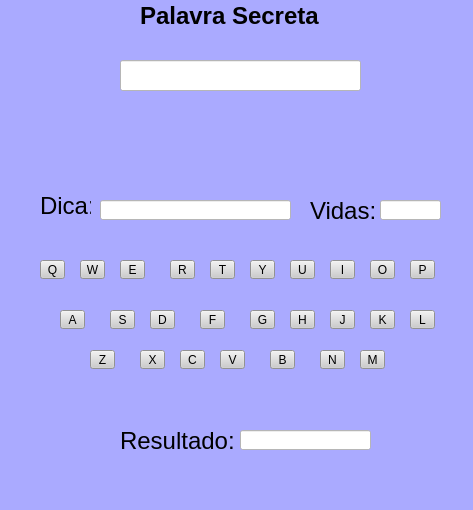
<?xml version="1.0" encoding="UTF-8"?>
<ui version="4.0">
 <class>MainWindow</class>
 <widget class="QMainWindow" name="MainWindow">
  <property name="geometry">
   <rect>
    <x>0</x>
    <y>0</y>
    <width>473</width>
    <height>510</height>
   </rect>
  </property>
  <property name="windowTitle">
   <string>MainWindow</string>
  </property>
  <property name="styleSheet">
   <string notr="true">background-color: rgb(170, 170, 255);</string>
  </property>
  <widget class="QWidget" name="centralwidget">
   <widget class="QToolButton" name="toolButtonQ">
    <property name="geometry">
     <rect>
      <x>40</x>
      <y>260</y>
      <width>25</width>
      <height>19</height>
     </rect>
    </property>
    <property name="styleSheet">
     <string notr="true">background-color: rgb(204, 204, 204);</string>
    </property>
    <property name="text">
     <string>Q</string>
    </property>
   </widget>
   <widget class="QToolButton" name="toolButtonW">
    <property name="geometry">
     <rect>
      <x>80</x>
      <y>260</y>
      <width>25</width>
      <height>19</height>
     </rect>
    </property>
    <property name="styleSheet">
     <string notr="true">background-color: rgb(204, 204, 204);</string>
    </property>
    <property name="text">
     <string>W</string>
    </property>
   </widget>
   <widget class="QToolButton" name="toolButtonE">
    <property name="geometry">
     <rect>
      <x>120</x>
      <y>260</y>
      <width>25</width>
      <height>19</height>
     </rect>
    </property>
    <property name="styleSheet">
     <string notr="true">background-color: rgb(204, 204, 204);</string>
    </property>
    <property name="text">
     <string>E</string>
    </property>
   </widget>
   <widget class="QToolButton" name="toolButtonR">
    <property name="geometry">
     <rect>
      <x>170</x>
      <y>260</y>
      <width>25</width>
      <height>19</height>
     </rect>
    </property>
    <property name="styleSheet">
     <string notr="true">background-color: rgb(204, 204, 204);</string>
    </property>
    <property name="text">
     <string>R</string>
    </property>
   </widget>
   <widget class="QToolButton" name="toolButtonT">
    <property name="geometry">
     <rect>
      <x>210</x>
      <y>260</y>
      <width>25</width>
      <height>19</height>
     </rect>
    </property>
    <property name="styleSheet">
     <string notr="true">background-color: rgb(204, 204, 204);</string>
    </property>
    <property name="text">
     <string>T</string>
    </property>
   </widget>
   <widget class="QToolButton" name="toolButtonY">
    <property name="geometry">
     <rect>
      <x>250</x>
      <y>260</y>
      <width>25</width>
      <height>19</height>
     </rect>
    </property>
    <property name="styleSheet">
     <string notr="true">background-color: rgb(204, 204, 204);</string>
    </property>
    <property name="text">
     <string>Y</string>
    </property>
   </widget>
   <widget class="QToolButton" name="toolButtonU">
    <property name="geometry">
     <rect>
      <x>290</x>
      <y>260</y>
      <width>25</width>
      <height>19</height>
     </rect>
    </property>
    <property name="styleSheet">
     <string notr="true">background-color: rgb(204, 204, 204);</string>
    </property>
    <property name="text">
     <string>U</string>
    </property>
   </widget>
   <widget class="QToolButton" name="toolButtonI">
    <property name="geometry">
     <rect>
      <x>330</x>
      <y>260</y>
      <width>25</width>
      <height>19</height>
     </rect>
    </property>
    <property name="styleSheet">
     <string notr="true">background-color: rgb(204, 204, 204);</string>
    </property>
    <property name="text">
     <string>I</string>
    </property>
   </widget>
   <widget class="QToolButton" name="toolButtonO">
    <property name="geometry">
     <rect>
      <x>370</x>
      <y>260</y>
      <width>25</width>
      <height>19</height>
     </rect>
    </property>
    <property name="styleSheet">
     <string notr="true">background-color: rgb(204, 204, 204);</string>
    </property>
    <property name="text">
     <string>O</string>
    </property>
   </widget>
   <widget class="QToolButton" name="toolButtonP">
    <property name="geometry">
     <rect>
      <x>410</x>
      <y>260</y>
      <width>25</width>
      <height>19</height>
     </rect>
    </property>
    <property name="styleSheet">
     <string notr="true">background-color: rgb(204, 204, 204);</string>
    </property>
    <property name="text">
     <string>P</string>
    </property>
   </widget>
   <widget class="QToolButton" name="toolButtonA">
    <property name="geometry">
     <rect>
      <x>60</x>
      <y>310</y>
      <width>25</width>
      <height>19</height>
     </rect>
    </property>
    <property name="styleSheet">
     <string notr="true">background-color: rgb(204, 204, 204);</string>
    </property>
    <property name="text">
     <string>A</string>
    </property>
   </widget>
   <widget class="QToolButton" name="toolButtonS">
    <property name="geometry">
     <rect>
      <x>110</x>
      <y>310</y>
      <width>25</width>
      <height>19</height>
     </rect>
    </property>
    <property name="styleSheet">
     <string notr="true">background-color: rgb(204, 204, 204);</string>
    </property>
    <property name="text">
     <string>S</string>
    </property>
   </widget>
   <widget class="QToolButton" name="toolButtonD">
    <property name="geometry">
     <rect>
      <x>150</x>
      <y>310</y>
      <width>25</width>
      <height>19</height>
     </rect>
    </property>
    <property name="styleSheet">
     <string notr="true">background-color: rgb(204, 204, 204);</string>
    </property>
    <property name="text">
     <string>D</string>
    </property>
   </widget>
   <widget class="QToolButton" name="toolButtonF">
    <property name="geometry">
     <rect>
      <x>200</x>
      <y>310</y>
      <width>25</width>
      <height>19</height>
     </rect>
    </property>
    <property name="styleSheet">
     <string notr="true">background-color: rgb(204, 204, 204);</string>
    </property>
    <property name="text">
     <string>F</string>
    </property>
   </widget>
   <widget class="QToolButton" name="toolButtonG">
    <property name="geometry">
     <rect>
      <x>250</x>
      <y>310</y>
      <width>25</width>
      <height>19</height>
     </rect>
    </property>
    <property name="styleSheet">
     <string notr="true">background-color: rgb(204, 204, 204);</string>
    </property>
    <property name="text">
     <string>G</string>
    </property>
   </widget>
   <widget class="QToolButton" name="toolButtonH">
    <property name="geometry">
     <rect>
      <x>290</x>
      <y>310</y>
      <width>25</width>
      <height>19</height>
     </rect>
    </property>
    <property name="styleSheet">
     <string notr="true">background-color: rgb(204, 204, 204);</string>
    </property>
    <property name="text">
     <string>H</string>
    </property>
   </widget>
   <widget class="QToolButton" name="toolButtonJ">
    <property name="geometry">
     <rect>
      <x>330</x>
      <y>310</y>
      <width>25</width>
      <height>19</height>
     </rect>
    </property>
    <property name="styleSheet">
     <string notr="true">background-color: rgb(204, 204, 204);</string>
    </property>
    <property name="text">
     <string>J</string>
    </property>
   </widget>
   <widget class="QToolButton" name="toolButtonK">
    <property name="geometry">
     <rect>
      <x>370</x>
      <y>310</y>
      <width>25</width>
      <height>19</height>
     </rect>
    </property>
    <property name="styleSheet">
     <string notr="true">background-color: rgb(204, 204, 204);</string>
    </property>
    <property name="text">
     <string>K</string>
    </property>
   </widget>
   <widget class="QToolButton" name="toolButtonL">
    <property name="geometry">
     <rect>
      <x>410</x>
      <y>310</y>
      <width>25</width>
      <height>19</height>
     </rect>
    </property>
    <property name="styleSheet">
     <string notr="true">background-color: rgb(204, 204, 204);</string>
    </property>
    <property name="text">
     <string>L</string>
    </property>
   </widget>
   <widget class="QToolButton" name="toolButtonZ">
    <property name="geometry">
     <rect>
      <x>90</x>
      <y>350</y>
      <width>25</width>
      <height>19</height>
     </rect>
    </property>
    <property name="styleSheet">
     <string notr="true">background-color: rgb(204, 204, 204);</string>
    </property>
    <property name="text">
     <string>Z</string>
    </property>
   </widget>
   <widget class="QToolButton" name="toolButtonX">
    <property name="geometry">
     <rect>
      <x>140</x>
      <y>350</y>
      <width>25</width>
      <height>19</height>
     </rect>
    </property>
    <property name="styleSheet">
     <string notr="true">background-color: rgb(204, 204, 204);</string>
    </property>
    <property name="text">
     <string>X</string>
    </property>
   </widget>
   <widget class="QToolButton" name="toolButtonC">
    <property name="geometry">
     <rect>
      <x>180</x>
      <y>350</y>
      <width>25</width>
      <height>19</height>
     </rect>
    </property>
    <property name="styleSheet">
     <string notr="true">background-color: rgb(204, 204, 204);</string>
    </property>
    <property name="text">
     <string>C</string>
    </property>
   </widget>
   <widget class="QToolButton" name="toolButtonV">
    <property name="geometry">
     <rect>
      <x>220</x>
      <y>350</y>
      <width>25</width>
      <height>19</height>
     </rect>
    </property>
    <property name="styleSheet">
     <string notr="true">background-color: rgb(204, 204, 204);</string>
    </property>
    <property name="text">
     <string>V</string>
    </property>
   </widget>
   <widget class="QToolButton" name="toolButtonB">
    <property name="geometry">
     <rect>
      <x>270</x>
      <y>350</y>
      <width>25</width>
      <height>19</height>
     </rect>
    </property>
    <property name="styleSheet">
     <string notr="true">background-color: rgb(204, 204, 204);</string>
    </property>
    <property name="text">
     <string>B</string>
    </property>
   </widget>
   <widget class="QToolButton" name="toolButtonN">
    <property name="geometry">
     <rect>
      <x>320</x>
      <y>350</y>
      <width>25</width>
      <height>19</height>
     </rect>
    </property>
    <property name="styleSheet">
     <string notr="true">background-color: rgb(204, 204, 204);</string>
    </property>
    <property name="text">
     <string>N</string>
    </property>
   </widget>
   <widget class="QToolButton" name="toolButtonM">
    <property name="geometry">
     <rect>
      <x>360</x>
      <y>350</y>
      <width>25</width>
      <height>19</height>
     </rect>
    </property>
    <property name="styleSheet">
     <string notr="true">background-color: rgb(204, 204, 204);</string>
    </property>
    <property name="text">
     <string>M</string>
    </property>
   </widget>
   <widget class="QLabel" name="label">
    <property name="geometry">
     <rect>
      <x>40</x>
      <y>190</y>
      <width>51</width>
      <height>31</height>
     </rect>
    </property>
    <property name="font">
     <font>
      <pointsize>18</pointsize>
      <weight>50</weight>
      <bold>false</bold>
     </font>
    </property>
    <property name="text">
     <string>Dica:</string>
    </property>
   </widget>
   <widget class="QLineEdit" name="lineEdit">
    <property name="geometry">
     <rect>
      <x>100</x>
      <y>200</y>
      <width>191</width>
      <height>20</height>
     </rect>
    </property>
    <property name="toolTip">
     <string>&lt;html&gt;&lt;head/&gt;&lt;body&gt;&lt;p&gt;&lt;br/&gt;&lt;/p&gt;&lt;/body&gt;&lt;/html&gt;</string>
    </property>
    <property name="styleSheet">
     <string notr="true">background-color: rgb(255, 255, 255);</string>
    </property>
    <property name="text">
     <string/>
    </property>
   </widget>
   <widget class="QLabel" name="label_2">
    <property name="geometry">
     <rect>
      <x>120</x>
      <y>430</y>
      <width>121</width>
      <height>21</height>
     </rect>
    </property>
    <property name="font">
     <font>
      <pointsize>18</pointsize>
     </font>
    </property>
    <property name="text">
     <string>Resultado:</string>
    </property>
   </widget>
   <widget class="QLineEdit" name="lineEdit_2">
    <property name="geometry">
     <rect>
      <x>240</x>
      <y>430</y>
      <width>131</width>
      <height>20</height>
     </rect>
    </property>
    <property name="styleSheet">
     <string notr="true">background-color: rgb(255, 255, 255);</string>
    </property>
   </widget>
   <widget class="QLabel" name="label_3">
    <property name="geometry">
     <rect>
      <x>310</x>
      <y>200</y>
      <width>71</width>
      <height>21</height>
     </rect>
    </property>
    <property name="font">
     <font>
      <pointsize>18</pointsize>
     </font>
    </property>
    <property name="text">
     <string>Vidas:</string>
    </property>
   </widget>
   <widget class="QLineEdit" name="lineEdit_3">
    <property name="geometry">
     <rect>
      <x>380</x>
      <y>200</y>
      <width>61</width>
      <height>20</height>
     </rect>
    </property>
    <property name="styleSheet">
     <string notr="true">background-color: rgb(255, 255, 255);</string>
    </property>
   </widget>
   <widget class="QLineEdit" name="lineEdit_4">
    <property name="geometry">
     <rect>
      <x>120</x>
      <y>60</y>
      <width>241</width>
      <height>31</height>
     </rect>
    </property>
    <property name="styleSheet">
     <string notr="true">background-color: rgb(255, 255, 255);</string>
    </property>
   </widget>
   <widget class="QLabel" name="label_4">
    <property name="geometry">
     <rect>
      <x>140</x>
      <y>0</y>
      <width>191</width>
      <height>31</height>
     </rect>
    </property>
    <property name="font">
     <font>
      <pointsize>18</pointsize>
      <weight>75</weight>
      <bold>true</bold>
     </font>
    </property>
    <property name="text">
     <string>Palavra Secreta</string>
    </property>
   </widget>
  </widget>
  <widget class="QMenuBar" name="menubar">
   <property name="geometry">
    <rect>
     <x>0</x>
     <y>0</y>
     <width>473</width>
     <height>21</height>
    </rect>
   </property>
  </widget>
  <widget class="QStatusBar" name="statusbar"/>
 </widget>
 <resources/>
 <connections/>
</ui>
